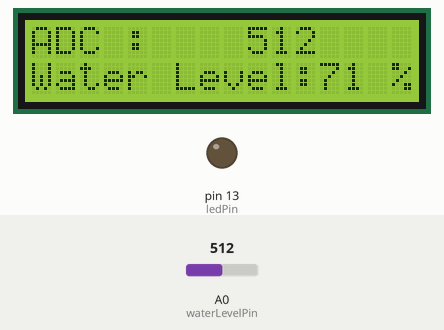
This sketch was run on a simulated Arduino Uno, built with avr-gcc and run on an emulated ATmega328P. Shown: 16×2 character LCD, output pins drawn as LEDs (lit = HIGH). Inputs (shaded band) come from the test bench; at power-on: A0 (waterLevelPin) = 512.

Above: at 4.3 s.
4.4 s: A0 (waterLevelPin) set to 564
At 5.7 s:
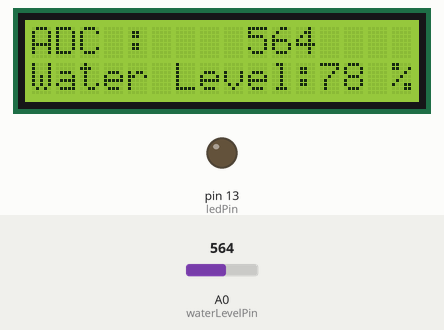
6.6 s: A0 (waterLevelPin) set to 587
At 8.3 s:
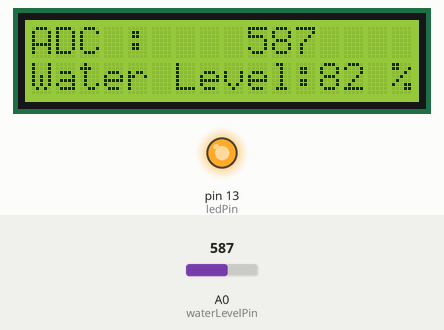
8.6 s: A0 (waterLevelPin) set to 511
At 9.6 s:
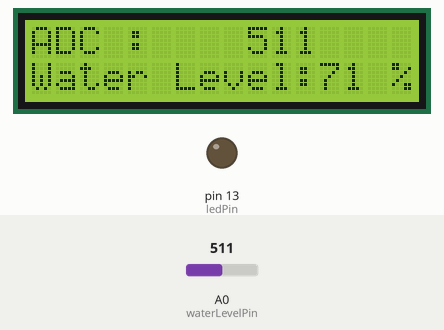
Timing chart, 0 to 11.6 s (numbered marks = the images above; inputs shaded):
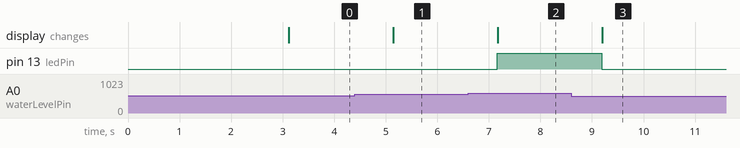

Measured:
- the behaviour switches between 571 and 572 on A0 (waterLevelPin) (found by bisection; images 1 and 2)
- after the input at 4.4 s, the display: changes after 0.75 s (image 1)
- after the input at 6.6 s, pin 13 (ledPin): LOW → HIGH after 0.56 s; the display: changes after 0.58 s (image 2)
- after the input at 8.6 s, pin 13 (ledPin): HIGH → LOW after 0.59 s; the display: changes after 0.60 s (image 3)

The sketch:

AR21_waterlevel.ino
```cpp
/*
 예제 6.4
 수위 센서 입력
 */

// I2C 통신 라이브러리 설정
#include <Wire.h>
// I2C LCD 라리브러리 설정
#include <LiquidCrystal_I2C.h>

// LCD I2C address 설정 PCF8574:0x27, PCF8574A:0x3F
LiquidCrystal_I2C lcd(0x27,16,2);  // LCD address:0x27, 16X2 LCD

// 0번 아날로그핀을 WaterLevel Sensor 입력으로 설정한다.
const int waterLevelPin = 0;

// 센서마다 만수시 ADC 값이 틀리므로 만수 시 ADC 값을 참고하여 설정한다.
const int waterFullAdcValue = 715;
const int ledPin = 13;
void setup() {

  pinMode(ledPin,OUTPUT);
  Serial.begin(9600);

  lcd.init(); // LCD 설정
  lcd.backlight();  // 백라이트를 켠다.

  // 메세지를 표시한다.
  lcd.print("ex 6.4");
  lcd.setCursor(0,1);
  lcd.print("Water Level");
  // 3초동안 메세지를 표시한다.
  delay(3000);

  // 모든 메세지를 삭제한 뒤
  // 숫자를 제외한 부분들을 미리 출력시킨다.
  lcd.clear();
  lcd.setCursor(0,0);
  lcd.print("ADC :  ");
  lcd.setCursor(0,1);
  lcd.print("Water Level:");
  lcd.setCursor(15,1);
  lcd.print("%");
}

void loop(){

  int adcValue; // 실제 센서로부터 읽은 값 (0~1023)
  int waterLevel; // 수위 0~100%

  // 수위 센서를 통하여 입력되는 전압을 읽는다.
  adcValue = analogRead(waterLevelPin);
  // 아날로그 입력 값을 0~100의 범위로 변경한다.

  waterLevel = map(adcValue,0,waterFullAdcValue,0,100);

  // 전에 표시했던 내용을 지우고
  // LCD에 ADC 값과 수위를 출력한다.
  // 지우지 않으면 이전에 표시했던 값이 남게 된다.
  if(waterLevel<80){
    digitalWrite(ledPin,LOW);
    }
   else{
    digitalWrite(ledPin,HIGH);}


  // 전에 표시했던 내용을 지운다.
  lcd.setCursor(9,0);
  lcd.print("    ");
  // ADC 값을 표시한다
  lcd.setCursor(9,0);
  lcd.print(adcValue);

  // 전에 표시했던 내용을 지운다.
  lcd.setCursor(13,1);
  lcd.print("  ");
  // 수위를 표시한다
  lcd.setCursor(12,1);
  lcd.print(waterLevel);

  delay(1000);
}
```
